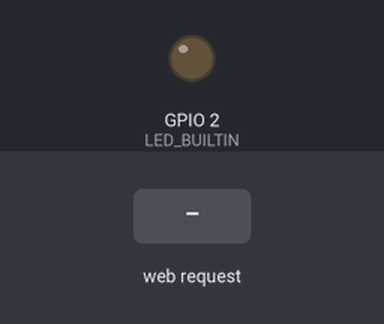
This sketch was run on a simulated ESP8266 (NodeMCU). Shown: output pins drawn as LEDs (lit = HIGH, except the on-board LED, lit = LOW). Inputs (shaded band) come from the test bench. WiFi joins after 1.5 s; servers stay silent unless stated; what the sketch prints to the serial monitor is not drawn.

Above: at 2.7 s.
2.8 s: HTTP request GET /LED_ON received
At 3.3 s:
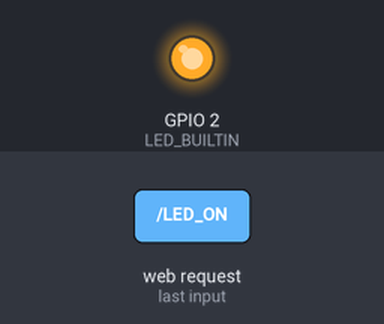
4.3 s: HTTP request GET /LED_OFF received
At 5.6 s:
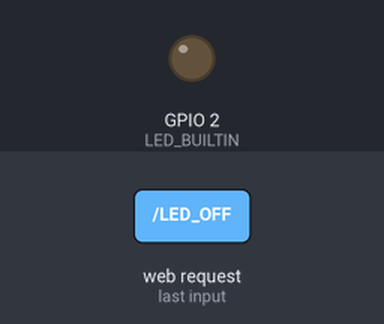
Timing chart, 0 to 7.3 s (numbered marks = the images above; inputs shaded):
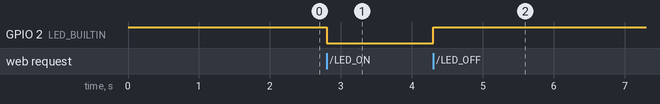

The sketch:

controller.ino
```cpp
#include <DHT.h>
#include <ESP8266WiFi.h>
#include <ESP8266HTTPClient.h>
#include <ESP8266WebServer.h>

// const char* ssid = "Instant Tethering c2950";
// const char* password = "230401Ar";

const char* ssid = "AliWifi";
const char* password = "123e5678";

const char* host = "192.168.1.13";
const int port = 8000;

DHT dht(0, DHT11);

ESP8266WebServer server(80);

void handleLEDOn() {
  digitalWrite(LED_BUILTIN, LOW);
  server.send(200, "text/plain", "LED is ON");
}

void handleLEDOff() {
  digitalWrite(LED_BUILTIN, HIGH);
  server.send(200, "text/plain", "LED is OFF");
}

void handleTempHum() {
  float temperature = dht.readTemperature();
  float humidity = dht.readHumidity();

  if (isnan(temperature) || isnan(humidity)) {
    server.send(500, "application/json", "{\"error\": \"Failed to read from DHT sensor\"}");
    return;
  }

  String jsonResponse = "{";
  jsonResponse += "\"temperature\": " + String(temperature, 2) + ",";
  jsonResponse += "\"humidity\": " + String(humidity, 2);
  jsonResponse += "}";

  server.send(200, "application/json", jsonResponse);
}


void setup() {
  Serial.begin(115200);
  dht.begin();

  pinMode(LED_BUILTIN, OUTPUT);
  digitalWrite(LED_BUILTIN, HIGH);

  WiFi.begin(ssid, password);
  Serial.print("Connecting to Wi-Fi");

  unsigned long startAttemptTime = millis();
  while (WiFi.status() != WL_CONNECTED && millis() - startAttemptTime < 10000) {
    delay(500);
    Serial.print(".");
  }

  if (WiFi.status() == WL_CONNECTED) {
    Serial.println("");
    Serial.println("Connected to Wi-Fi");
    Serial.print("IP address: ");
    Serial.println(WiFi.localIP());
  } else {
    Serial.println("Failed to connect to Wi-Fi");
  }

  server.on("/LED_ON", handleLEDOn);
  server.on("/LED_OFF", handleLEDOff);
  server.on("/Temp_Hum", handleTempHum);

  server.begin();
}

void loop() {
  server.handleClient();

}
```

Measured:
- after the input at 2.8 s, GPIO 2 (LED_BUILTIN): HIGH → LOW at once
- after the input at 4.3 s, GPIO 2 (LED_BUILTIN): LOW → HIGH at once
